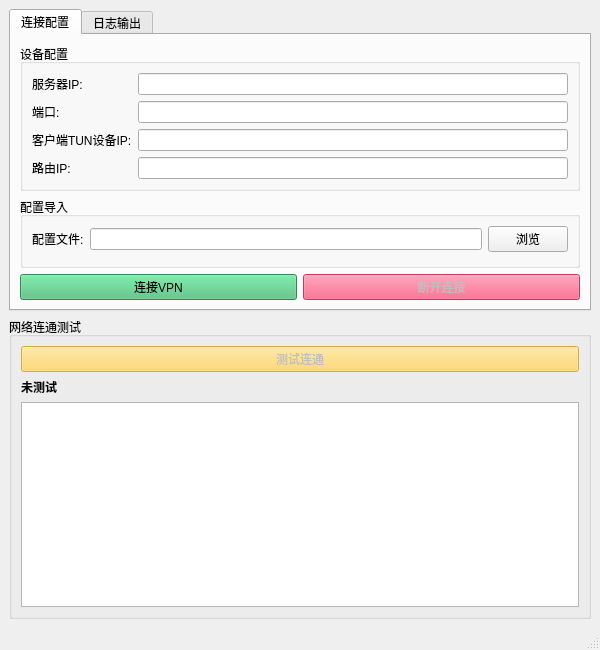
<?xml version="1.0" encoding="UTF-8"?>
<ui version="4.0">
 <class>MainWindow</class>
 <widget class="QMainWindow" name="MainWindow">
  <property name="geometry">
   <rect>
    <x>0</x>
    <y>0</y>
    <width>600</width>
    <height>650</height>
   </rect>
  </property>
  <property name="windowTitle">
   <string>VPN客户端</string>
  </property>
  <widget class="QWidget" name="centralWidget">
   <layout class="QVBoxLayout" name="verticalLayout">
    <item>
     <widget class="QTabWidget" name="tabWidget">
      <property name="currentIndex">
       <number>0</number>
      </property>
      <widget class="QWidget" name="tab">
       <attribute name="title">
        <string>连接配置</string>
       </attribute>
       <layout class="QVBoxLayout" name="verticalLayout_3">
        <item>
         <widget class="QGroupBox" name="serverGroup">
          <property name="title">
           <string>设备配置</string>
          </property>
          <layout class="QFormLayout" name="formLayout">
           <item row="0" column="0">
            <widget class="QLabel" name="label">
             <property name="text">
              <string>服务器IP:</string>
             </property>
            </widget>
           </item>
           <item row="0" column="1">
            <widget class="QLineEdit" name="serverIp">
             <property name="text">
              <string/>
             </property>
            </widget>
           </item>
           <item row="1" column="0">
            <widget class="QLabel" name="label_2">
             <property name="text">
              <string>端口:</string>
             </property>
            </widget>
           </item>
           <item row="1" column="1">
            <widget class="QLineEdit" name="serverPort">
             <property name="text">
              <string/>
             </property>
            </widget>
           </item>
           <item row="2" column="0">
            <widget class="QLabel" name="label">
             <property name="text">
              <string>客户端TUN设备IP:</string>
             </property>
            </widget>
           </item>
           <item row="2" column="1">
            <widget class="QLineEdit" name="tunIp">
             <property name="text">
              <string/>
             </property>
            </widget>
           </item>
           <item row="3" column="0">
            <widget class="QLabel" name="label_3">
             <property name="text">
              <string>路由IP:</string>
             </property>
            </widget>
           </item>
           <item row="3" column="1">
            <widget class="QLineEdit" name="routeIp">
             <property name="text">
              <string/>
             </property>
            </widget>
           </item>
          </layout>
         </widget>
        </item>
        <item>
         <widget class="QGroupBox" name="certGroup">
          <property name="title">
           <string>配置导入</string>
          </property>
          <layout class="QFormLayout" name="formLayout_2">
           <item row="0" column="0">
            <widget class="QLabel" name="label_4">
             <property name="text">
              <string>配置文件:</string>
             </property>
            </widget>
           </item>
           <item row="0" column="1">
            <layout class="QHBoxLayout" name="horizontalLayout">
             <item>
              <widget class="QLineEdit" name="configPath"/>
             </item>
             <item>
              <widget class="QPushButton" name="browseConfigPath">
               <property name="text">
                <string>浏览</string>
               </property>
              </widget>
             </item>
            </layout>
           </item>
          </layout>
         </widget>
        </item>
        
        <item>
         <layout class="QHBoxLayout" name="horizontalLayout_5">
          <item>
           <widget class="QPushButton" name="connectButton">
            <property name="styleSheet">
             <string notr="true">background-color: rgb(73, 188, 119);</string>
            </property>
            <property name="text">
             <string>连接VPN</string>
            </property>
           </widget>
          </item>
          <item>
           <widget class="QPushButton" name="disconnectButton">
            <property name="enabled">
             <bool>false</bool>
            </property>
            <property name="styleSheet">
             <string notr="true">background-color: rgb(239, 71, 111);</string>
            </property>
            <property name="text">
             <string>断开连接</string>
            </property>
           </widget>
          </item>
         </layout>
        </item>
       </layout>
      </widget>
      <widget class="QWidget" name="tab_2">
       <attribute name="title">
        <string>日志输出</string>
       </attribute>
       <layout class="QVBoxLayout" name="verticalLayout_4">
        <item>
         <widget class="QPlainTextEdit" name="logOutput">
          <property name="readOnly">
           <bool>true</bool>
          </property>
         </widget>
        </item>
       </layout>
      </widget>
     </widget>
    </item>
    <item>
     <widget class="QGroupBox" name="testGroup">
      <property name="title">
       <string>网络连通测试</string>
      </property>
      <layout class="QVBoxLayout" name="verticalLayout_2">
       <item>
        <widget class="QPushButton" name="testConnectionBtn">
         <property name="enabled">
          <bool>false</bool>
         </property>
         <property name="styleSheet">
          <string notr="true">background-color: rgb(255, 209, 77);</string>
         </property>
         <property name="text">
          <string>测试连通</string>
         </property>
        </widget>
       </item>
       <item>
        <widget class="QLabel" name="testStatus">
         <property name="styleSheet">
          <string notr="true">font-weight: bold;</string>
         </property>
         <property name="text">
          <string>未测试</string>
         </property>
        </widget>
       </item>
       <item>
        <widget class="QPlainTextEdit" name="testOutput">
         <property name="readOnly">
          <bool>true</bool>
         </property>
        </widget>
       </item>
      </layout>
     </widget>
    </item>
   </layout>
  </widget>
  <widget class="QStatusBar" name="statusBar"/>
 </widget>
 <resources/>
</ui>
